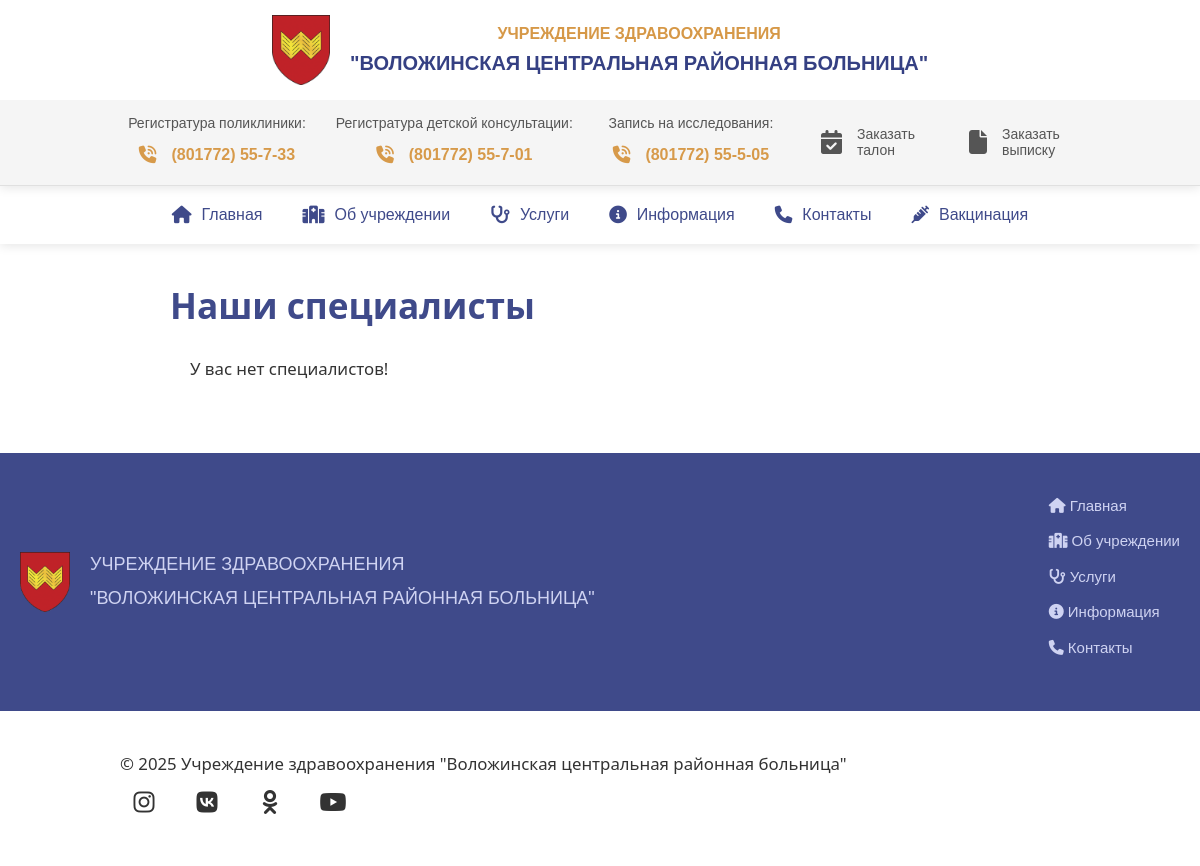
/staff/, run on an earlier commit of the app's database.
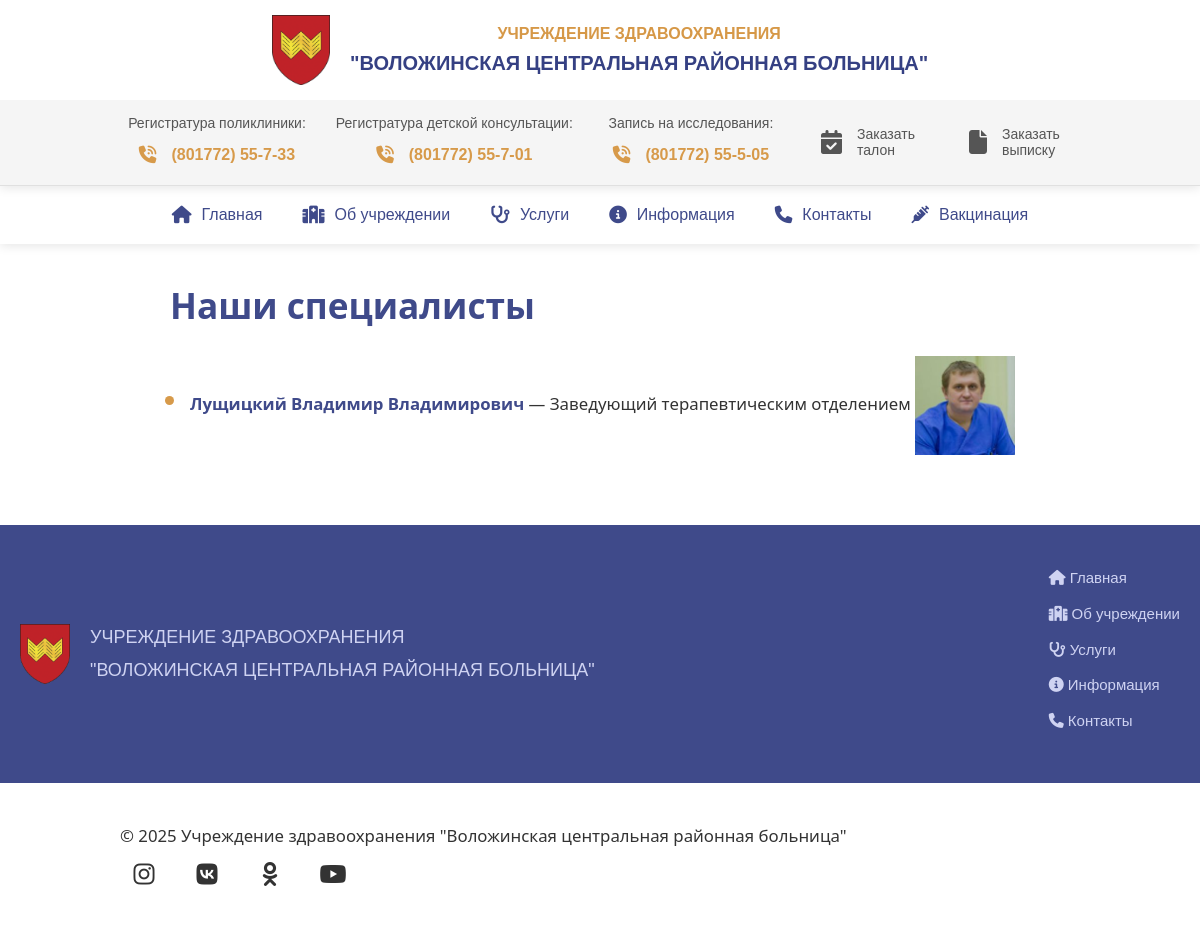
And on a later commit of the database.
### staff/models.py (models this page shows, shortened)
class Specialist(models.Model):
    CATEGORY_CHOICES = [
        ('admin', 'Администрация'),
        ('general', 'Общий специалист'),
    ]
    name = models.CharField(max_length=255)
    position = models.CharField(max_length=255)
    photo = models.ImageField(upload_to='staff_photos/', blank=True, null=True)
    bio = models.TextField(blank=True)
    is_active = models.BooleanField(default=True)
    phone = models.CharField(max_length=30, blank=True)
    category = models.CharField(
        max_length=20, choices=CATEGORY_CHOICES, default='general')
    order = models.PositiveIntegerField(default=0)
    class Meta:
        ordering = ['order']
        verbose_name = 'Специалиста'
        verbose_name_plural = 'Специалисты'

### staff/views.py (the view)
# urls.py: path('', specialists_list, name='specialists_list'),
def specialists_list(request):
    specialists = Specialist.objects.filter(category='general', is_active=True)
    return render(request, 'staff/specialists_list.html', {'specialists': specialists})

### staff/templates/staff/specialists_list.html (shortened to what this page needs)
{% extends 'main/layout.html' %}
{% load static %}
{% block content %}
<link rel="stylesheet" href="{% static 'main/css/about.css' %}">
<div class="about-container">
  <h1>Наши специалисты</h1>
    <ul>
      {% if specialists %}
        {% for specialist in specialists %}
          <li>
            <strong>{{ specialist.name }}</strong> — {{ specialist.position }}
            {% if specialist.photo %}
              <img src="{{ specialist.photo.url }}" alt="{{ specialist.name }}" width="100">
            {% endif %}
          </li>
        {% endfor %}
      {% else %}
      <p>У вас нет специалистов!</p>
      {% endif %}
    </ul>
</div>
{% endblock %}

What changed in the data, as far as the page shows it:
added Specialist: name "Лущицкий Владимир Владимирович", position "Заведующий терапевтическим отделением", photo (picture)
Also different on the page:
text no longer shown: "У вас нет специалистов!"
